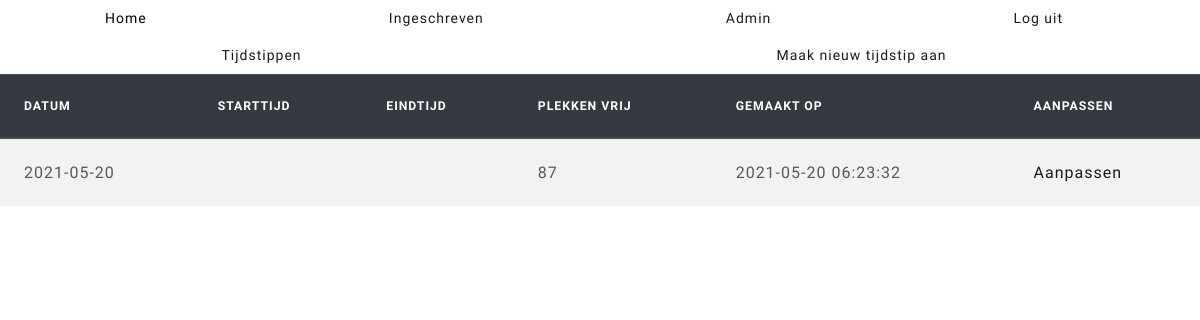
/admin/index.php (signed in), run on an earlier commit of the app's database.
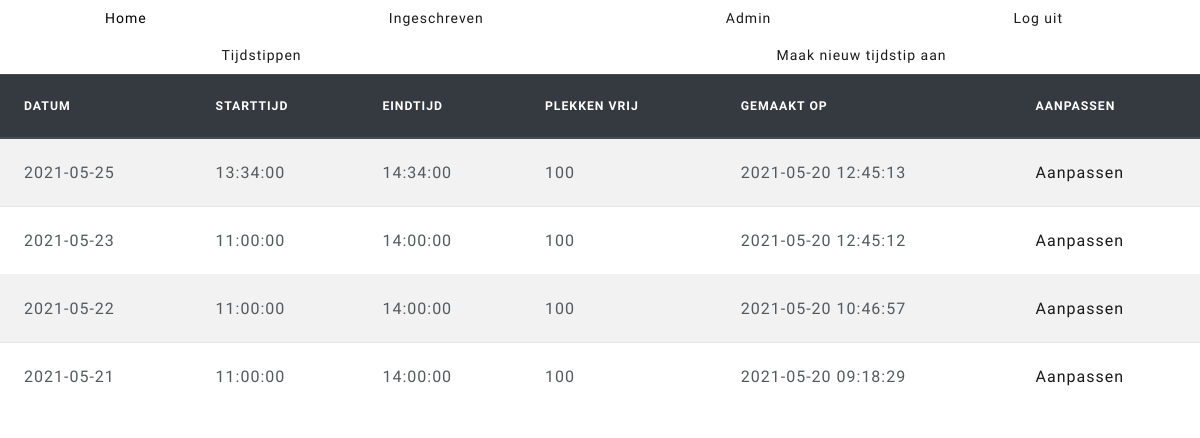
And on a later commit of the database.
### tables this page shows
CREATE TABLE `times` (
  `ID` int(10) NOT NULL,
  `date` date NOT NULL,
  `starttime` time NOT NULL,
  `endtime` time NOT NULL,
  `amount_people_in` int(3) NOT NULL,
  `created_at` timestamp NOT NULL DEFAULT CURRENT_TIMESTAMP,
  `updated_at` timestamp NOT NULL DEFAULT CURRENT_TIMESTAMP ON UPDATE CURRENT_TIMESTAMP
);

### Includes/config.php (called while the page is built, shortened)
<?php
function Session()
{
    if (isset($_SESSION['rank'])) {
        return $_SESSION['rank'];
    } else {
        return 0;
    }
}
function Conn()
{
    $dsn         = "mysql:host=localhost;dbname=ex_83504";
    $DB_username = "ex83504";
    $DB_password = "Cy8o^n68";
    try {
        $conn = new PDO($dsn, $DB_username, $DB_password);
        $conn->setAttribute(PDO::ATTR_ERRMODE, PDO::ERRMODE_EXCEPTION);
    } catch (PDOException $e) {
        $error = "Geen connectie mogelijk. Error: " . $e->getMessage();
        return $error;
    }
    return $conn;
}
function SelectAllTime()
{
    $stmt = Conn()->prepare("SELECT * FROM times ORDER BY date DESC");
    $stmt->execute();
    return $stmt;
}
function AmountSpaceFree($amount_people_in)
{
    $answer = 100 - $amount_people_in;
    return $answer;
}

### admin/index.php (the view, shortened to what this page needs)
<?php
require_once '../Includes/config.php';
?>
<html lang="en">
<head>
  <link href="https://stackpath.bootstrapcdn.com/bootswatch/4.5.2/lux/bootstrap.min.css" rel="stylesheet">
  <link href="../Includes/CSS/home.css" rel="stylesheet">
</head>
<body>
  <?php
  require_once '../Includes/nav.php';
  ?>
  <ul class="nav nav-pills nav-fill">
    <li class="nav-item">
      <a class="nav-link">Tijdstippen</a>
    </li>
    <li class="nav-item">
      <a class="nav-link" href="./timeslot_create.php">Maak nieuw tijdstip aan</a>
    </li>
  </ul>
  <table class="table table-striped ">
    <thead class="thead-dark">
      <tr>
        <th scope="col">Datum</th>
        <th scope="col">Starttijd</th>
        <th scope="col">Eindtijd</th>
        <th scope="col">Plekken vrij</th>
        <th scope="col">Gemaakt op</th>
        <th scope="col">Aanpassen</th>
      </tr>
    </thead>
    <tbody>
      <?php
      $stmt = SelectAllTime();
      while ($row = $stmt->fetch()) {
        echo "<tr>";
        echo "<td>" . $row['date'] . "</td>";
        echo "<td>" . $row['starttime'] . "</td>";
        echo "<td>" . $row['endtime'] . "</td>";
        echo "<td>" . AmountSpaceFree($row['amount_people_in']) . "</td>";
        echo "<td>" . $row['updated_at'] . "</td>";
        echo '<td><a href="./timeslot_edit.php?ID=' . $row['ID'] . '">Aanpassen</a></td>';
        echo "</tr>";
      }
      ?>
    </tbody>
  </table>
</body>
</html>

### Includes/nav.php
<nav>
    <ul class="nav nav-pills nav-fill">
        <li class="nav-item">
            <a class="nav-link" href="../home/">Home</a>
        </li>
        <li class="nav-item">
            <a class="nav-link" href="../registers/">Ingeschreven</a>
        </li>
        <?php
            if(Session() >= 2){
        ?>
        <li class="nav-item">
            <a class="nav-link" href="../admin/">Admin</a>
        </li>
        <?php
            }
        ?>
        <li class="nav-item">
            <a class="nav-link" href="../logout.php">Log uit</a>
        </li>
    </ul>
</nav>

### Includes/CSS/home.css (style rules this page uses)
body { background-color:white }

What changed in the data, as far as the page shows it:
removed times: date "2021-05-20", amount_people_in "87", updated_at "2021-05-20 06:23:32"
added times: date "2021-05-25", starttime "13:34:00", endtime "14:34:00", amount_people_in "100", updated_at "2021-05-20 12:45:13"
added times: date "2021-05-23", starttime "11:00:00", endtime "14:00:00", amount_people_in "100", updated_at "2021-05-20 12:45:12"
added times: date "2021-05-22", starttime "11:00:00", endtime "14:00:00", amount_people_in "100", updated_at "2021-05-20 10:46:57"
added times: date "2021-05-21", starttime "11:00:00", endtime "14:00:00", amount_people_in "100", updated_at "2021-05-20 09:18:29"
